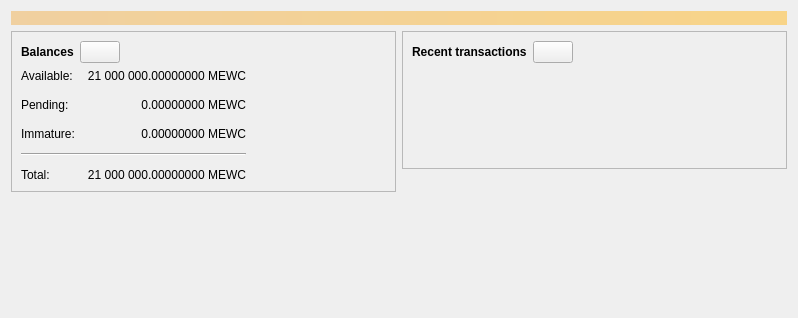
<?xml version="1.0" encoding="UTF-8"?>
<ui version="4.0">
 <class>OverviewPage</class>
 <widget class="QWidget" name="OverviewPage">
  <property name="geometry">
   <rect>
    <x>0</x>
    <y>0</y>
    <width>798</width>
    <height>318</height>
   </rect>
  </property>
  <property name="windowTitle">
   <string>Form</string>
  </property>
  <layout class="QVBoxLayout" name="topLayout">
   <item>
    <widget class="QLabel" name="labelAlerts">
     <property name="visible">
      <bool>false</bool>
     </property>
     <property name="styleSheet">
      <string notr="true">QLabel { background-color: qlineargradient(x1: 0, y1: 0, x2: 1, y2: 0, stop:0 #F0D0A0, stop:1 #F8D488); color:#000000; }</string>
     </property>
     <property name="wordWrap">
      <bool>true</bool>
     </property>
     <property name="margin">
      <number>3</number>
     </property>
     <property name="textInteractionFlags">
      <set>Qt::TextSelectableByMouse</set>
     </property>
    </widget>
   </item>
   <item>
    <layout class="QHBoxLayout" name="horizontalLayout" stretch="1,1">
     <item>
      <layout class="QVBoxLayout" name="verticalLayout_2">
       <item>
        <widget class="QFrame" name="frame">
         <property name="frameShape">
          <enum>QFrame::StyledPanel</enum>
         </property>
         <property name="frameShadow">
          <enum>QFrame::Raised</enum>
         </property>
         <layout class="QVBoxLayout" name="verticalLayout_4">
          <item>
           <layout class="QHBoxLayout" name="horizontalLayout_4">
            <item>
             <widget class="QLabel" name="label_5">
              <property name="font">
               <font>
                <weight>75</weight>
                <bold>true</bold>
               </font>
              </property>
              <property name="text">
               <string>Balances</string>
              </property>
             </widget>
            </item>
            <item>
             <widget class="QPushButton" name="labelWalletStatus">
              <property name="enabled">
               <bool>true</bool>
              </property>
              <property name="maximumSize">
               <size>
                <width>45</width>
                <height>16777215</height>
               </size>
              </property>
              <property name="toolTip">
               <string>The displayed information may be out of date. Your wallet automatically synchronizes with the Meowcoin network after a connection is established, but this process has not completed yet.</string>
              </property>
              <property name="text">
               <string/>
              </property>
              <property name="icon">
               <iconset resource="../bitcoin.qrc">
                <normaloff>:/icons/warning</normaloff>
                <disabledoff>:/icons/warning</disabledoff>:/icons/warning</iconset>
              </property>
              <property name="iconSize">
               <size>
                <width>24</width>
                <height>24</height>
               </size>
              </property>
             </widget>
            </item>
            <item>
             <spacer name="horizontalSpacer_3">
              <property name="orientation">
               <enum>Qt::Horizontal</enum>
              </property>
              <property name="sizeHint" stdset="0">
               <size>
                <width>40</width>
                <height>20</height>
               </size>
              </property>
             </spacer>
            </item>
           </layout>
          </item>
          <item>
           <layout class="QGridLayout" name="gridLayout">
            <property name="spacing">
             <number>12</number>
            </property>
            <item row="1" column="1">
             <widget class="QLabel" name="labelUnconfirmed">
              <property name="cursor">
               <cursorShape>IBeamCursor</cursorShape>
              </property>
              <property name="toolTip">
               <string>Total of transactions that have yet to be confirmed, and do not yet count toward the spendable balance</string>
              </property>
              <property name="text">
               <string notr="true">0.00000000 MEWC</string>
              </property>
              <property name="alignment">
               <set>Qt::AlignRight|Qt::AlignTrailing|Qt::AlignVCenter</set>
              </property>
              <property name="textInteractionFlags">
               <set>Qt::LinksAccessibleByMouse|Qt::TextSelectableByKeyboard|Qt::TextSelectableByMouse</set>
              </property>
             </widget>
            </item>
            <item row="3" column="0" colspan="2">
             <widget class="Line" name="line">
              <property name="orientation">
               <enum>Qt::Horizontal</enum>
              </property>
             </widget>
            </item>
            <item row="4" column="0">
             <widget class="QLabel" name="labelTotalText">
              <property name="text">
               <string>Total:</string>
              </property>
             </widget>
            </item>
            <item row="2" column="1">
             <widget class="QLabel" name="labelImmature">
              <property name="cursor">
               <cursorShape>IBeamCursor</cursorShape>
              </property>
              <property name="toolTip">
               <string>Mined balance that has not yet matured</string>
              </property>
              <property name="text">
               <string notr="true">0.00000000 MEWC</string>
              </property>
              <property name="alignment">
               <set>Qt::AlignRight|Qt::AlignTrailing|Qt::AlignVCenter</set>
              </property>
              <property name="textInteractionFlags">
               <set>Qt::LinksAccessibleByMouse|Qt::TextSelectableByKeyboard|Qt::TextSelectableByMouse</set>
              </property>
             </widget>
            </item>
            <item row="1" column="2">
             <spacer name="horizontalSpacer_2">
              <property name="orientation">
               <enum>Qt::Horizontal</enum>
              </property>
              <property name="sizeHint" stdset="0">
               <size>
                <width>40</width>
                <height>20</height>
               </size>
              </property>
             </spacer>
            </item>
            <item row="2" column="0">
             <widget class="QLabel" name="labelImmatureText">
              <property name="text">
               <string>Immature:</string>
              </property>
             </widget>
            </item>
            <item row="4" column="1">
             <widget class="QLabel" name="labelTotal">
              <property name="cursor">
               <cursorShape>IBeamCursor</cursorShape>
              </property>
              <property name="toolTip">
               <string>Your current total balance</string>
              </property>
              <property name="text">
               <string notr="true">21 000 000.00000000 MEWC</string>
              </property>
              <property name="alignment">
               <set>Qt::AlignRight|Qt::AlignTrailing|Qt::AlignVCenter</set>
              </property>
              <property name="textInteractionFlags">
               <set>Qt::LinksAccessibleByMouse|Qt::TextSelectableByKeyboard|Qt::TextSelectableByMouse</set>
              </property>
             </widget>
            </item>
            <item row="0" column="0">
             <widget class="QLabel" name="labelBalanceText">
              <property name="text">
               <string>Available:</string>
              </property>
             </widget>
            </item>
            <item row="0" column="1">
             <widget class="QLabel" name="labelBalance">
              <property name="cursor">
               <cursorShape>IBeamCursor</cursorShape>
              </property>
              <property name="toolTip">
               <string>Your current spendable balance</string>
              </property>
              <property name="text">
               <string notr="true">21 000 000.00000000 MEWC</string>
              </property>
              <property name="alignment">
               <set>Qt::AlignRight|Qt::AlignTrailing|Qt::AlignVCenter</set>
              </property>
              <property name="textInteractionFlags">
               <set>Qt::LinksAccessibleByMouse|Qt::TextSelectableByKeyboard|Qt::TextSelectableByMouse</set>
              </property>
             </widget>
            </item>
            <item row="1" column="0">
             <widget class="QLabel" name="labelPendingText">
              <property name="text">
               <string>Pending:</string>
              </property>
             </widget>
            </item>
           </layout>
          </item>
         </layout>
        </widget>
       </item>
       <item>
        <spacer name="verticalSpacer">
         <property name="orientation">
          <enum>Qt::Vertical</enum>
         </property>
         <property name="sizeHint" stdset="0">
          <size>
           <width>20</width>
           <height>40</height>
          </size>
         </property>
        </spacer>
       </item>
      </layout>
     </item>
     <item>
      <layout class="QVBoxLayout" name="verticalLayout_3">
       <item>
        <widget class="QFrame" name="frame_2">
         <property name="frameShape">
          <enum>QFrame::StyledPanel</enum>
         </property>
         <property name="frameShadow">
          <enum>QFrame::Raised</enum>
         </property>
         <layout class="QVBoxLayout" name="verticalLayout">
          <item>
           <layout class="QHBoxLayout" name="horizontalLayout_2">
            <item>
             <widget class="QLabel" name="label_4">
              <property name="font">
               <font>
                <weight>75</weight>
                <bold>true</bold>
               </font>
              </property>
              <property name="text">
               <string>Recent transactions</string>
              </property>
             </widget>
            </item>
            <item>
             <widget class="QPushButton" name="labelTransactionsStatus">
              <property name="enabled">
               <bool>true</bool>
              </property>
              <property name="maximumSize">
               <size>
                <width>45</width>
                <height>16777215</height>
               </size>
              </property>
              <property name="toolTip">
               <string>The displayed information may be out of date. Your wallet automatically synchronizes with the Meowcoin network after a connection is established, but this process has not completed yet.</string>
              </property>
              <property name="text">
               <string/>
              </property>
              <property name="icon">
               <iconset resource="../bitcoin.qrc">
                <normaloff>:/icons/warning</normaloff>
                <disabledoff>:/icons/warning</disabledoff>:/icons/warning</iconset>
              </property>
              <property name="iconSize">
               <size>
                <width>24</width>
                <height>24</height>
               </size>
              </property>
             </widget>
            </item>
            <item>
             <spacer name="horizontalSpacer">
              <property name="orientation">
               <enum>Qt::Horizontal</enum>
              </property>
              <property name="sizeHint" stdset="0">
               <size>
                <width>40</width>
                <height>20</height>
               </size>
              </property>
             </spacer>
            </item>
           </layout>
          </item>
          <item>
           <widget class="TransactionOverviewWidget" name="listTransactions">
            <property name="styleSheet">
             <string notr="true">QListView { background: transparent; }</string>
            </property>
            <property name="frameShape">
             <enum>QFrame::NoFrame</enum>
            </property>
            <property name="verticalScrollBarPolicy">
             <enum>Qt::ScrollBarAlwaysOff</enum>
            </property>
            <property name="horizontalScrollBarPolicy">
             <enum>Qt::ScrollBarAlwaysOff</enum>
            </property>
            <property name="sizeAdjustPolicy">
             <enum>QAbstractScrollArea::AdjustToContents</enum>
            </property>
            <property name="selectionMode">
             <enum>QAbstractItemView::NoSelection</enum>
            </property>
            <property name="uniformItemSizes">
             <bool>true</bool>
            </property>
           </widget>
          </item>
         </layout>
        </widget>
       </item>
       <item>
        <spacer name="verticalSpacer_2">
         <property name="orientation">
          <enum>Qt::Vertical</enum>
         </property>
         <property name="sizeHint" stdset="0">
          <size>
           <width>20</width>
           <height>40</height>
          </size>
         </property>
        </spacer>
       </item>
      </layout>
     </item>
    </layout>
   </item>
  </layout>
 </widget>
 <customwidgets>
  <customwidget>
   <class>TransactionOverviewWidget</class>
   <extends>QListView</extends>
   <header>qt/transactionoverviewwidget.h</header>
  </customwidget>
 </customwidgets>
 <resources/>
 <connections/>
</ui>
